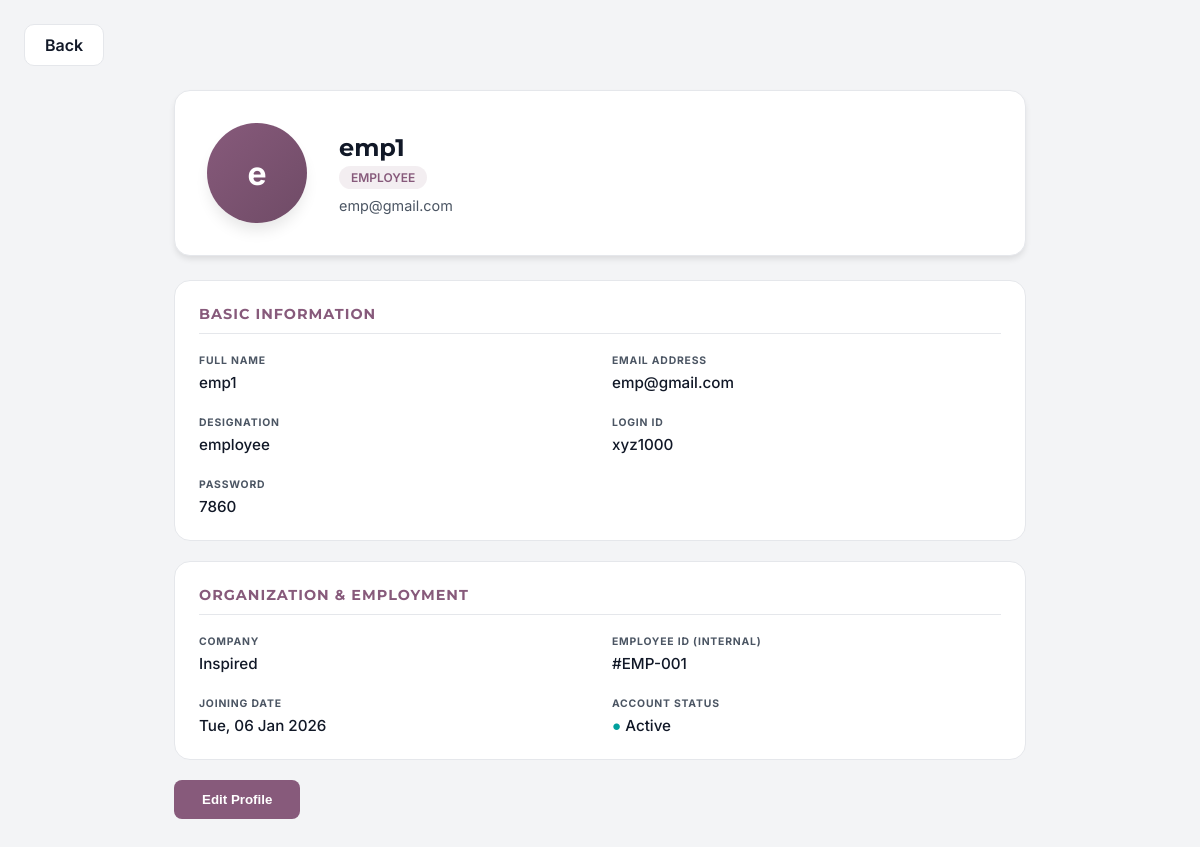
Screenshot of /profile (signed in) with the database file from the repository.
### app/models/emp_detail.py (models this page shows, shortened)
class Employee(models.Model):
    emp_id = models.AutoField(primary_key=True)
    company = models.ForeignKey(Company, on_delete=models.CASCADE, related_name='employees')
    fullname = models.CharField(max_length=255)
    email = models.EmailField(unique=True)
    designation = models.CharField(max_length=100)
    joining_date = models.DateField()
    login_id = models.CharField(max_length=50, unique=True) # Generated ID
    password = models.CharField(max_length=255)

### app/models/company.py (models this page shows, shortened)
class Company(models.Model):
    com_id = models.AutoField(primary_key=True)
    companyname = models.CharField(max_length=255, unique=True)
    companylogo = models.ImageField(upload_to='company_logos/', null=True, blank=True)
    industry = models.CharField(max_length=100, null=True, blank=True)
    companyregistration_date = models.DateTimeField(auto_now_add=True)
    adminname = models.CharField(max_length=255)
    adminemail = models.EmailField(unique=True)
    adminpassword = models.CharField(max_length=255)
    adminid = models.CharField(max_length=50, blank=True, null=True)

### app/views.py (the view)
# urls.py: path('profile',profile,name='profile'),
def profile(request):
    employeename = request.session.get('globalusername')
    userdata = Employee.objects.filter(fullname=employeename).first()
    return render(request, 'profile.html', {'user': userdata})

### app/context_processors.py (called while the page is built)
def user_data(request):
    return{
       'globaladmin' : request.session.get('globaladmin', None),
       'globalusername':request.session.get('globalusername', None),
       'globaluser_admin':request.session.get('globaluser_admin',None)
    }

### app/templates/profile.html (shortened to what this page needs)
<!DOCTYPE html>
<html lang="en">
<head>
</head>
<body>
<a href="{% url 'home' %}" class="back-btn">Back</a>
<main class="content">
    {% if user %}
    <div class="profile-header">
        <div class="avatar" id="avatar-initials">
            {{ user.fullname|slice:":1" }}
        </div>
        <div class="profile-info">
            <h2>{{ user.fullname }}</h2>
            <span class="role-badge">{{ user.designation }}</span>
            <p style="color:var(--text-sub); margin-top:8px; font-size: 0.9rem;">{{ user.email }}</p>
        </div>
    </div>
    <div class="card">
        <h3>Basic Information</h3>
        <div class="grid">
            <div class="field">
                <label>Full Name</label>
                <p>{{ user.fullname }}</p>
            </div>
            <div class="field">
                <label>Email Address</label>
                <p>{{ user.email }}</p>
            </div>
            <div class="field">
                <label>Designation</label>
                <p>{{ user.designation }}</p>
            </div>
            <div class="field">
                <label>Login ID</label>
                <p>{{ user.login_id }}</p>
            </div>
            <div class="field">
                <label>Password</label>
                <p>{{ user.password }}</p>
            </div>
        </div>
    </div>
    <div class="card">
        <h3>Organization & Employment</h3>
        <div class="grid">
            <div class="field">
                <label>Company</label>
                <p>{{ user.company.companyname }}</p>
            </div>
            <div class="field">
                <label>Employee ID (Internal)</label>
                <p>#EMP-00{{ user.emp_id }}</p>
            </div>
            <div class="field">
                <label>Joining Date</label>
                <p>{{ user.joining_date|date:"D, d M Y" }}</p>
            </div>
            <div class="field">
                <label>Account Status</label>
                <p><span style="color: var(--accent);">●</span> Active</p>
            </div>
        </div>
    </div>
    <button class="btn">Edit Profile</button>
    {% else %}
    <div class="card" style="text-align: center; padding: 50px;">
        <p>No profile data found. Please log in again.</p>
    </div>
    {% endif %}
</main>
</body>
</html>

### app/templates/profile.html (style rules this page uses)
:root { --primary:#875A7B; --accent:#00A09D; --bg:#f3f4f6; --card:#ffffff; --text-main:#111827; --text-sub:#4b5563; --border:#e5e7eb; }
* { box-sizing:border-box; margin:0; padding:0 }
body { font-family:'Inter',sans-serif; background:var(--bg); min-height:100vh; color: var(--text-main); }
.back-btn { display:inline-flex; align-items:center; gap:8px; margin:24px; background:white; border:1px solid var(--border); color:var(--text-main); padding:10px 20px; border-radius:10px; font-weight:600; cursor:pointer; text-decoration:none; transition: all 0.2s; }
.content { max-width:900px; margin:0 auto; padding:0 24px 40px; }
.profile-header { background:white; border:1px solid var(--border); border-radius:16px; padding:32px; display:flex; align-items:center; gap:32px; margin-bottom:24px; box-shadow: 0 4px 6px -1px rgba(0,0,0,0.1); }
.avatar { width:100px; height:100px; border-radius:50%; background: linear-gradient(135deg, var(--primary), #6f4b66); color:white; display:flex; align-items:center; justify-content:center; font-size:2rem; font-weight:700; box-shadow: 0 10px 15px -3px rgba(0, 0, 0, 0.1); }
.profile-info h2 { font-size: 1.5rem; margin-bottom:4px; font-family: 'Montserrat'; }
.role-badge { display:inline-block; background:rgba(135,90,123,.1); color:var(--primary); font-size:.75rem; font-weight:600; padding:4px 12px; border-radius:999px; text-transform: uppercase; }
.card { background:white; border:1px solid var(--border); border-radius:16px; padding:24px; margin-bottom:20px; transition: transform 0.2s; }
.card h3 { font-size:0.9rem; margin-bottom:20px; font-family:'Montserrat'; color: var(--primary); text-transform: uppercase; letter-spacing: 1px; border-bottom: 1px solid var(--border); padding-bottom: 10px; }
.grid { display:grid; grid-template-columns: 1fr 1fr; gap:24px; }
.field label { font-size:.65rem; text-transform:uppercase; letter-spacing:.8px; color:var(--text-sub); font-weight:700; display:block; margin-bottom:6px; }
.field p { font-size:.95rem; color:var(--text-main); font-weight: 500; }
.btn { background:var(--primary); color:white; border:none; padding:12px 28px; border-radius:8px; font-weight:600; cursor:pointer; transition: 0.2s; }

### rows the page displays
Employee: fullname "e", fullname "emp1", designation "EMPLOYEE", email "emp@gmail.com", designation "employee", login_id "xyz1000", password "7860", company.companyname "Inspired", emp_id "1", joining_date "Tue, 06 Jan 2026"
